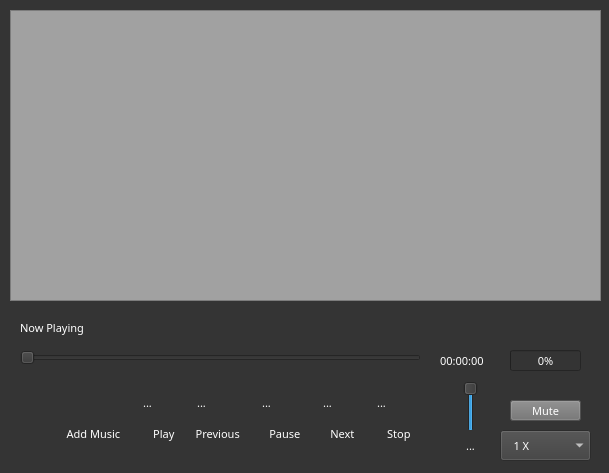
<?xml version="1.0" encoding="UTF-8"?>
<ui version="4.0">
 <class>Widget</class>
 <widget class="QWidget" name="Widget">
  <property name="geometry">
   <rect>
    <x>0</x>
    <y>0</y>
    <width>609</width>
    <height>473</height>
   </rect>
  </property>
  <property name="sizePolicy">
   <sizepolicy hsizetype="Fixed" vsizetype="Fixed">
    <horstretch>0</horstretch>
    <verstretch>0</verstretch>
   </sizepolicy>
  </property>
  <property name="minimumSize">
   <size>
    <width>609</width>
    <height>473</height>
   </size>
  </property>
  <property name="maximumSize">
   <size>
    <width>609</width>
    <height>473</height>
   </size>
  </property>
  <property name="sizeIncrement">
   <size>
    <width>609</width>
    <height>473</height>
   </size>
  </property>
  <property name="baseSize">
   <size>
    <width>609</width>
    <height>473</height>
   </size>
  </property>
  <property name="font">
   <font>
    <family>Orbitron ExtraBold</family>
    <pointsize>8</pointsize>
    <weight>10</weight>
    <italic>false</italic>
    <bold>false</bold>
   </font>
  </property>
  <property name="windowTitle">
   <string>Audio Player</string>
  </property>
  <property name="windowIcon">
   <iconset resource="buttons.qrc">
    <normaloff>:/buttons/imgbin-windows-media-player-computer-icons-play-button-CfT2ARWqAFEFtREsEJ01PPBd1.jpg</normaloff>:/buttons/imgbin-windows-media-player-computer-icons-play-button-CfT2ARWqAFEFtREsEJ01PPBd1.jpg</iconset>
  </property>
  <property name="autoFillBackground">
   <bool>false</bool>
  </property>
  <property name="styleSheet">
   <string notr="true">background-color: rgb(52, 52, 52);
font: 81 8pt &quot;Orbitron ExtraBold&quot; ;
color: rgb(255, 255, 255);</string>
  </property>
  <widget class="QTableView" name="playlistView">
   <property name="geometry">
    <rect>
     <x>10</x>
     <y>10</y>
     <width>591</width>
     <height>291</height>
    </rect>
   </property>
   <property name="styleSheet">
    <string notr="true">font: 81 8pt &quot;Orbitron ExtraBold&quot; ;
background-color: rgb(161, 161, 161);
color: rgb(0, 0, 0);</string>
   </property>
  </widget>
  <widget class="QLabel" name="currentTrack">
   <property name="geometry">
    <rect>
     <x>821</x>
     <y>9</y>
     <width>16</width>
     <height>16</height>
    </rect>
   </property>
   <property name="text">
    <string/>
   </property>
  </widget>
  <widget class="QProgressBar" name="progressbar">
   <property name="geometry">
    <rect>
     <x>510</x>
     <y>350</y>
     <width>71</width>
     <height>21</height>
    </rect>
   </property>
   <property name="palette">
    <palette>
     <active>
      <colorrole role="WindowText">
       <brush brushstyle="SolidPattern">
        <color alpha="255">
         <red>255</red>
         <green>255</green>
         <blue>255</blue>
        </color>
       </brush>
      </colorrole>
      <colorrole role="Button">
       <brush brushstyle="SolidPattern">
        <color alpha="255">
         <red>52</red>
         <green>52</green>
         <blue>52</blue>
        </color>
       </brush>
      </colorrole>
      <colorrole role="Text">
       <brush brushstyle="SolidPattern">
        <color alpha="255">
         <red>255</red>
         <green>255</green>
         <blue>255</blue>
        </color>
       </brush>
      </colorrole>
      <colorrole role="ButtonText">
       <brush brushstyle="SolidPattern">
        <color alpha="255">
         <red>255</red>
         <green>255</green>
         <blue>255</blue>
        </color>
       </brush>
      </colorrole>
      <colorrole role="Base">
       <brush brushstyle="SolidPattern">
        <color alpha="255">
         <red>52</red>
         <green>52</green>
         <blue>52</blue>
        </color>
       </brush>
      </colorrole>
      <colorrole role="Window">
       <brush brushstyle="SolidPattern">
        <color alpha="255">
         <red>52</red>
         <green>52</green>
         <blue>52</blue>
        </color>
       </brush>
      </colorrole>
      <colorrole role="PlaceholderText">
       <brush brushstyle="NoBrush">
        <color alpha="128">
         <red>255</red>
         <green>255</green>
         <blue>255</blue>
        </color>
       </brush>
      </colorrole>
     </active>
     <inactive>
      <colorrole role="WindowText">
       <brush brushstyle="SolidPattern">
        <color alpha="255">
         <red>255</red>
         <green>255</green>
         <blue>255</blue>
        </color>
       </brush>
      </colorrole>
      <colorrole role="Button">
       <brush brushstyle="SolidPattern">
        <color alpha="255">
         <red>52</red>
         <green>52</green>
         <blue>52</blue>
        </color>
       </brush>
      </colorrole>
      <colorrole role="Text">
       <brush brushstyle="SolidPattern">
        <color alpha="255">
         <red>255</red>
         <green>255</green>
         <blue>255</blue>
        </color>
       </brush>
      </colorrole>
      <colorrole role="ButtonText">
       <brush brushstyle="SolidPattern">
        <color alpha="255">
         <red>255</red>
         <green>255</green>
         <blue>255</blue>
        </color>
       </brush>
      </colorrole>
      <colorrole role="Base">
       <brush brushstyle="SolidPattern">
        <color alpha="255">
         <red>52</red>
         <green>52</green>
         <blue>52</blue>
        </color>
       </brush>
      </colorrole>
      <colorrole role="Window">
       <brush brushstyle="SolidPattern">
        <color alpha="255">
         <red>52</red>
         <green>52</green>
         <blue>52</blue>
        </color>
       </brush>
      </colorrole>
      <colorrole role="PlaceholderText">
       <brush brushstyle="NoBrush">
        <color alpha="128">
         <red>255</red>
         <green>255</green>
         <blue>255</blue>
        </color>
       </brush>
      </colorrole>
     </inactive>
     <disabled>
      <colorrole role="WindowText">
       <brush brushstyle="SolidPattern">
        <color alpha="255">
         <red>255</red>
         <green>255</green>
         <blue>255</blue>
        </color>
       </brush>
      </colorrole>
      <colorrole role="Button">
       <brush brushstyle="SolidPattern">
        <color alpha="255">
         <red>52</red>
         <green>52</green>
         <blue>52</blue>
        </color>
       </brush>
      </colorrole>
      <colorrole role="Text">
       <brush brushstyle="SolidPattern">
        <color alpha="255">
         <red>255</red>
         <green>255</green>
         <blue>255</blue>
        </color>
       </brush>
      </colorrole>
      <colorrole role="ButtonText">
       <brush brushstyle="SolidPattern">
        <color alpha="255">
         <red>255</red>
         <green>255</green>
         <blue>255</blue>
        </color>
       </brush>
      </colorrole>
      <colorrole role="Base">
       <brush brushstyle="SolidPattern">
        <color alpha="255">
         <red>52</red>
         <green>52</green>
         <blue>52</blue>
        </color>
       </brush>
      </colorrole>
      <colorrole role="Window">
       <brush brushstyle="SolidPattern">
        <color alpha="255">
         <red>52</red>
         <green>52</green>
         <blue>52</blue>
        </color>
       </brush>
      </colorrole>
      <colorrole role="PlaceholderText">
       <brush brushstyle="NoBrush">
        <color alpha="128">
         <red>255</red>
         <green>255</green>
         <blue>255</blue>
        </color>
       </brush>
      </colorrole>
     </disabled>
    </palette>
   </property>
   <property name="cursor">
    <cursorShape>PointingHandCursor</cursorShape>
   </property>
   <property name="styleSheet">
    <string notr="true"/>
   </property>
   <property name="value">
    <number>0</number>
   </property>
  </widget>
  <widget class="QPushButton" name="mute">
   <property name="geometry">
    <rect>
     <x>510</x>
     <y>400</y>
     <width>71</width>
     <height>21</height>
    </rect>
   </property>
   <property name="styleSheet">
    <string notr="true">background-color: rgb(112, 112, 112);</string>
   </property>
   <property name="text">
    <string>Mute</string>
   </property>
  </widget>
  <widget class="QSlider" name="slider">
   <property name="geometry">
    <rect>
     <x>20</x>
     <y>350</y>
     <width>401</width>
     <height>16</height>
    </rect>
   </property>
   <property name="tracking">
    <bool>true</bool>
   </property>
   <property name="orientation">
    <enum>Qt::Horizontal</enum>
   </property>
  </widget>
  <widget class="QSlider" name="volume">
   <property name="enabled">
    <bool>true</bool>
   </property>
   <property name="geometry">
    <rect>
     <x>461</x>
     <y>381</y>
     <width>20</width>
     <height>51</height>
    </rect>
   </property>
   <property name="sizePolicy">
    <sizepolicy hsizetype="Fixed" vsizetype="Expanding">
     <horstretch>0</horstretch>
     <verstretch>0</verstretch>
    </sizepolicy>
   </property>
   <property name="layoutDirection">
    <enum>Qt::LeftToRight</enum>
   </property>
   <property name="autoFillBackground">
    <bool>false</bool>
   </property>
   <property name="value">
    <number>99</number>
   </property>
   <property name="orientation">
    <enum>Qt::Vertical</enum>
   </property>
  </widget>
  <widget class="QComboBox" name="comboBox">
   <property name="geometry">
    <rect>
     <x>500</x>
     <y>430</y>
     <width>91</width>
     <height>31</height>
    </rect>
   </property>
   <property name="sizePolicy">
    <sizepolicy hsizetype="Preferred" vsizetype="Fixed">
     <horstretch>0</horstretch>
     <verstretch>0</verstretch>
    </sizepolicy>
   </property>
   <property name="font">
    <font>
     <family>Orbitron ExtraBold</family>
     <pointsize>8</pointsize>
     <weight>10</weight>
     <italic>false</italic>
     <bold>false</bold>
    </font>
   </property>
   <property name="autoFillBackground">
    <bool>false</bool>
   </property>
   <property name="styleSheet">
    <string notr="true">background-color: rgb(62, 62, 62);</string>
   </property>
   <property name="iconSize">
    <size>
     <width>30</width>
     <height>30</height>
    </size>
   </property>
   <property name="duplicatesEnabled">
    <bool>false</bool>
   </property>
   <item>
    <property name="text">
     <string>   1 X</string>
    </property>
    <property name="icon">
     <iconset resource="buttons.qrc">
      <normaloff>:/buttons/fast-forward.png</normaloff>:/buttons/fast-forward.png</iconset>
    </property>
   </item>
   <item>
    <property name="text">
     <string>   0.5 X</string>
    </property>
    <property name="icon">
     <iconset resource="buttons.qrc">
      <normaloff>:/buttons/fast-backward.png</normaloff>:/buttons/fast-backward.png</iconset>
    </property>
   </item>
   <item>
    <property name="text">
     <string>   2 X</string>
    </property>
    <property name="icon">
     <iconset resource="buttons.qrc">
      <normaloff>:/buttons/fast-forward.png</normaloff>:/buttons/fast-forward.png</iconset>
    </property>
   </item>
  </widget>
  <widget class="QToolButton" name="volumeicon">
   <property name="geometry">
    <rect>
     <x>460</x>
     <y>430</y>
     <width>21</width>
     <height>31</height>
    </rect>
   </property>
   <property name="text">
    <string>...</string>
   </property>
   <property name="icon">
    <iconset resource="buttons.qrc">
     <normaloff>:/buttons/high-volume.png</normaloff>:/buttons/high-volume.png</iconset>
   </property>
   <property name="iconSize">
    <size>
     <width>50</width>
     <height>50</height>
    </size>
   </property>
   <property name="autoRaise">
    <bool>true</bool>
   </property>
  </widget>
  <widget class="QWidget" name="layoutWidget">
   <property name="geometry">
    <rect>
     <x>41</x>
     <y>374</y>
     <width>395</width>
     <height>79</height>
    </rect>
   </property>
   <layout class="QGridLayout" name="gridLayout">
    <item row="0" column="1">
     <widget class="QToolButton" name="btn_play">
      <property name="text">
       <string>...</string>
      </property>
      <property name="icon">
       <iconset resource="buttons.qrc">
        <normaloff>:/buttons/play1.png</normaloff>:/buttons/play1.png</iconset>
      </property>
      <property name="iconSize">
       <size>
        <width>50</width>
        <height>50</height>
       </size>
      </property>
      <property name="autoRaise">
       <bool>true</bool>
      </property>
     </widget>
    </item>
    <item row="0" column="4">
     <widget class="QToolButton" name="btn_next">
      <property name="text">
       <string>...</string>
      </property>
      <property name="icon">
       <iconset resource="buttons.qrc">
        <normaloff>:/buttons/next-button1.png</normaloff>:/buttons/next-button1.png</iconset>
      </property>
      <property name="iconSize">
       <size>
        <width>50</width>
        <height>50</height>
       </size>
      </property>
      <property name="autoRaise">
       <bool>true</bool>
      </property>
     </widget>
    </item>
    <item row="1" column="4">
     <widget class="QLabel" name="label_5">
      <property name="font">
       <font>
        <family>Orbitron ExtraBold</family>
        <pointsize>8</pointsize>
        <weight>10</weight>
        <italic>false</italic>
        <bold>false</bold>
       </font>
      </property>
      <property name="text">
       <string>     Next</string>
      </property>
      <property name="textFormat">
       <enum>Qt::PlainText</enum>
      </property>
      <property name="wordWrap">
       <bool>false</bool>
      </property>
     </widget>
    </item>
    <item row="0" column="0">
     <widget class="QToolButton" name="btn_add">
      <property name="enabled">
       <bool>true</bool>
      </property>
      <property name="mouseTracking">
       <bool>false</bool>
      </property>
      <property name="tabletTracking">
       <bool>false</bool>
      </property>
      <property name="acceptDrops">
       <bool>false</bool>
      </property>
      <property name="toolTip">
       <string/>
      </property>
      <property name="icon">
       <iconset resource="buttons.qrc">
        <normaloff>:/buttons/add1.png</normaloff>:/buttons/add1.png</iconset>
      </property>
      <property name="iconSize">
       <size>
        <width>50</width>
        <height>50</height>
       </size>
      </property>
      <property name="autoRaise">
       <bool>true</bool>
      </property>
     </widget>
    </item>
    <item row="1" column="3">
     <widget class="QLabel" name="label_4">
      <property name="font">
       <font>
        <family>Orbitron ExtraBold</family>
        <pointsize>8</pointsize>
        <weight>10</weight>
        <italic>false</italic>
        <bold>false</bold>
       </font>
      </property>
      <property name="text">
       <string>     Pause</string>
      </property>
      <property name="textFormat">
       <enum>Qt::PlainText</enum>
      </property>
      <property name="wordWrap">
       <bool>false</bool>
      </property>
     </widget>
    </item>
    <item row="1" column="2">
     <widget class="QLabel" name="label_3">
      <property name="font">
       <font>
        <family>Orbitron ExtraBold</family>
        <pointsize>8</pointsize>
        <weight>10</weight>
        <italic>false</italic>
        <bold>false</bold>
       </font>
      </property>
      <property name="text">
       <string>  Previous</string>
      </property>
      <property name="textFormat">
       <enum>Qt::PlainText</enum>
      </property>
      <property name="wordWrap">
       <bool>false</bool>
      </property>
     </widget>
    </item>
    <item row="0" column="3">
     <widget class="QToolButton" name="btn_pause">
      <property name="text">
       <string>...</string>
      </property>
      <property name="icon">
       <iconset resource="buttons.qrc">
        <normaloff>:/buttons/pause1.png</normaloff>:/buttons/pause1.png</iconset>
      </property>
      <property name="iconSize">
       <size>
        <width>50</width>
        <height>50</height>
       </size>
      </property>
      <property name="autoRaise">
       <bool>true</bool>
      </property>
     </widget>
    </item>
    <item row="1" column="1">
     <widget class="QLabel" name="label_2">
      <property name="font">
       <font>
        <family>Orbitron ExtraBold</family>
        <pointsize>8</pointsize>
        <weight>10</weight>
        <italic>false</italic>
        <bold>false</bold>
       </font>
      </property>
      <property name="text">
       <string>      Play</string>
      </property>
      <property name="textFormat">
       <enum>Qt::PlainText</enum>
      </property>
      <property name="wordWrap">
       <bool>false</bool>
      </property>
     </widget>
    </item>
    <item row="1" column="0">
     <widget class="QLabel" name="label">
      <property name="font">
       <font>
        <family>Orbitron ExtraBold</family>
        <pointsize>8</pointsize>
        <weight>10</weight>
        <italic>false</italic>
        <bold>false</bold>
       </font>
      </property>
      <property name="text">
       <string>  Add Music</string>
      </property>
      <property name="textFormat">
       <enum>Qt::PlainText</enum>
      </property>
      <property name="wordWrap">
       <bool>false</bool>
      </property>
     </widget>
    </item>
    <item row="0" column="2">
     <widget class="QToolButton" name="btn_previous">
      <property name="text">
       <string>...</string>
      </property>
      <property name="icon">
       <iconset resource="buttons.qrc">
        <normaloff>:/buttons/previous1.png</normaloff>:/buttons/previous1.png</iconset>
      </property>
      <property name="iconSize">
       <size>
        <width>50</width>
        <height>50</height>
       </size>
      </property>
      <property name="checkable">
       <bool>true</bool>
      </property>
      <property name="autoRaise">
       <bool>true</bool>
      </property>
     </widget>
    </item>
    <item row="0" column="5">
     <widget class="QToolButton" name="btn_stop">
      <property name="text">
       <string>...</string>
      </property>
      <property name="icon">
       <iconset resource="buttons.qrc">
        <normaloff>:/buttons/stop1.png</normaloff>:/buttons/stop1.png</iconset>
      </property>
      <property name="iconSize">
       <size>
        <width>50</width>
        <height>50</height>
       </size>
      </property>
      <property name="autoRaise">
       <bool>true</bool>
      </property>
     </widget>
    </item>
    <item row="1" column="5">
     <widget class="QLabel" name="label_6">
      <property name="font">
       <font>
        <family>Orbitron ExtraBold</family>
        <pointsize>8</pointsize>
        <weight>10</weight>
        <italic>false</italic>
        <bold>false</bold>
       </font>
      </property>
      <property name="text">
       <string>      Stop</string>
      </property>
      <property name="textFormat">
       <enum>Qt::PlainText</enum>
      </property>
      <property name="wordWrap">
       <bool>false</bool>
      </property>
     </widget>
    </item>
   </layout>
  </widget>
  <widget class="QLabel" name="durationview">
   <property name="geometry">
    <rect>
     <x>440</x>
     <y>350</y>
     <width>61</width>
     <height>21</height>
    </rect>
   </property>
   <property name="text">
    <string>00:00:00</string>
   </property>
  </widget>
  <widget class="QLabel" name="currentsong">
   <property name="geometry">
    <rect>
     <x>20</x>
     <y>320</y>
     <width>571</width>
     <height>16</height>
    </rect>
   </property>
   <property name="text">
    <string>Now Playing</string>
   </property>
  </widget>
 </widget>
 <layoutdefault spacing="6" margin="11"/>
 <resources>
  <include location="buttons.qrc"/>
 </resources>
 <connections/>
</ui>
